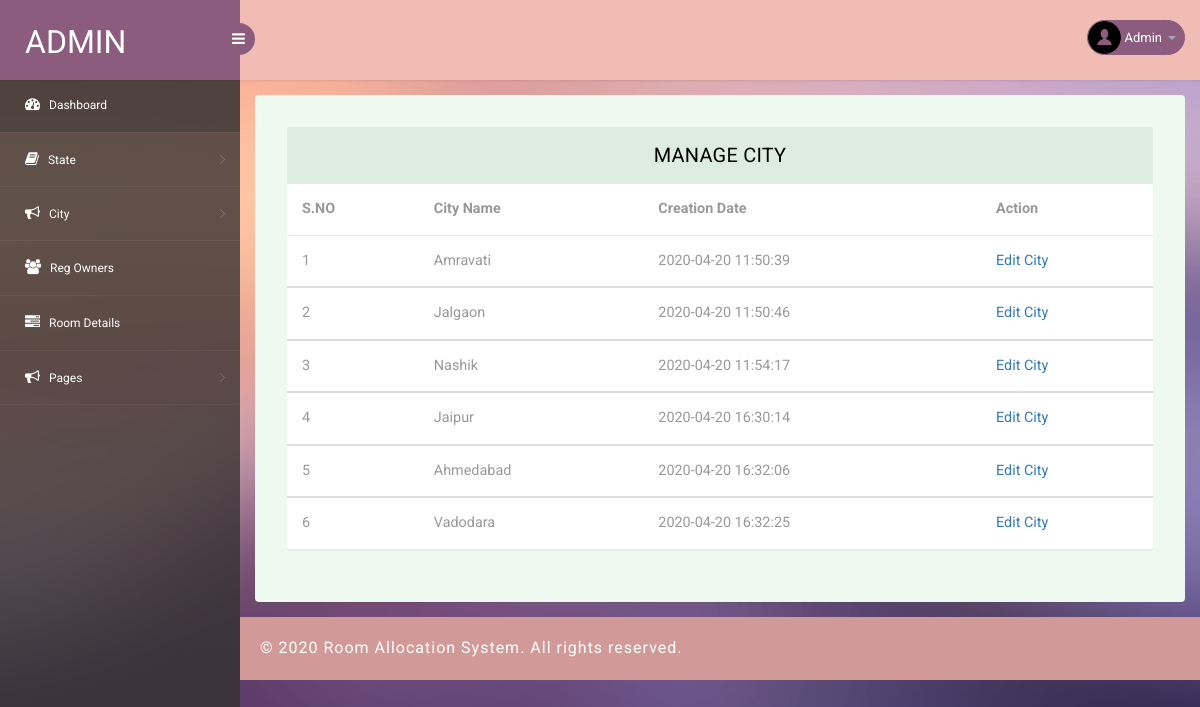
Screenshot of /admin/manage-city.php (signed in) with the database file from the repository.
### tables this page shows
CREATE TABLE `tblcity` (
  `ID` int(10) NOT NULL,
  `StateID` int(10) DEFAULT NULL,
  `City` varchar(120) DEFAULT NULL,
  `CreationDate` timestamp NULL DEFAULT CURRENT_TIMESTAMP
);

### admin/manage-city.php (the view, shortened to what this page needs)
<?php
include('includes/dbconnection.php');
if (strlen($_SESSION['pgasaid']==0)) {
  header('location:logout.php');
  } else{
?>
<!DOCTYPE html>
<head>
<link rel="stylesheet" href="css/bootstrap.min.css" >
<link href="css/style.css" rel='stylesheet' type='text/css' />
<link href="css/style-responsive.css" rel="stylesheet"/>
<link rel="stylesheet" href="css/font.css" type="text/css"/>
<link href="css/font-awesome.css" rel="stylesheet">
</head>
<body>
<section id="container">
<?php include_once('includes/header.php');?>
<?php include_once('includes/sidebar.php');?>
<section id="main-content">
	<section class="wrapper">
		<div class="table-agile-info">
 <div class="panel panel-default">
    <div class="panel-heading">
     Manage City
    </div>
    <div>
      <table class="table" ui-jq="footable" ui-options='{
        "paging": {
          "enabled": true
        },
        "filtering": {
          "enabled": true
        },
        "sorting": {
          "enabled": true
        }}'>
        <thead>
          <tr>
            <th data-breakpoints="xs">S.NO</th>
            <th>City Name</th>
            <th>Creation Date</th>
            <th data-breakpoints="xs">Action</th>
          </tr>
        </thead>
        <?php
$ret=mysqli_query($con,"select * from  tblcity");
$cnt=1;
while ($row=mysqli_fetch_array($ret)) {
?>
        <tbody>
          <tr data-expanded="true">
            <td><?php echo $cnt;?></td>
                  <td><?php  echo $row['City'];?></td>
                  <td><?php  echo $row['CreationDate'];?></td>
                  <td><a href="edit-city.php?editid=<?php echo $row['ID'];?>">Edit City</a>
                </tr>
                <?php
$cnt=$cnt+1;
}?>
 </tbody>
            </table>
    </div>
  </div>
</div>
</section>
		 <?php include_once('includes/footer.php');?>
</section>
</section>
</body>
</html>
<?php }  ?>

### admin/includes/header.php (shortened to what this page needs)
<?php
include('includes/dbconnection.php');
?>
<header class="header fixed-top clearfix">
<div class="brand">
    <a href="dashboard.php" class="logo">
        Admin
    </a>
    <div class="sidebar-toggle-box">
        <div class="fa fa-bars"></div>
    </div>
</div>
<div class="top-nav clearfix">
    <ul class="nav pull-right top-menu">
        <li class="dropdown">
            <a data-toggle="dropdown" class="dropdown-toggle" href="#">
                <?php
$adid=$_SESSION['pgasaid'];
$ret=mysqli_query($con,"select AdminName from tbladmin where ID='$adid'");
$row=mysqli_fetch_array($ret);
$name=$row['AdminName'];
?>
                <img alt="" src="images/2.png">
                <span class="username"><?php echo $name; ?></span>
                <b class="caret"></b>
            </a>
        </li>
    </ul>
</div>
</header>

### admin/css/style.css (style rules this page uses)
ul, ol { margin: 0; }
html, body { font-family: 'Roboto', sans-serif; font-size: 100%; overflow-x: hidden; background: url(../images/bg.jpg) no-repeat 0px 0px; background-size:cover; }
body a { transition: 0.5s all ease; -webkit-transition: 0.5s all ease; -moz-transition: 0.5s all ease; -o-transition: 0.5s all ease; -ms-transition: 0.5s all ease; text-decoration:none; }
ul,label { margin:0; padding:0; }
#main-content { margin-left:240px; -webkit-transition:all .3s ease-in-out; -moz-transition:all .3s ease-in-out; -o-transition:all .3s ease-in-out; transition:all .3s ease-in-out; }
.header { left:0; right:0; z-index:1002; background:rgb(240, 188, 180); -webkit-transition:all .3s ease-in-out; -moz-transition:all .3s ease-in-out; -o-transition:all .3s ease-in-out; transition:all .3s ease-in-out; }
.fixed-top { position:fixed; box-shadow:1px 0 3px rgba(0,0,0,.15); }
.wrapper { display:inline-block; margin-top:80px; padding:15px; width:100%; }
.brand { background:#8b5c7e; float:left; width:240px; height:80px; position:relative; }
a.logo { font-size:32px; color:#fff; float:left; margin:20px 0 0 25px; text-transform:uppercase; }
#top_menu .nav>li,ul.top-menu>li { float:left; }
ul.top-menu { margin-right:15px; margin-top: 0; }
ul.top-menu > li > a { color: #fff; font-size: 16px; background: #8b5c7e; padding: 4px 8px; margin-right: 15px; border-radius: 50%; -webkit-border-radius: 50%; padding-right: 8px !important; }
.top-nav { margin-top:20px; }
.top-nav img { border-radius:50%; -webkit-border-radius:50%; width:33px; }
.top-nav .username { font-size:13px; color:#fff; }
.top-nav ul.top-menu>li>a { border-radius: 100px; -webkit-border-radius: 100px; padding: 0px; background: none; margin-right: 0; border: 1px solid #8b5c7e; background: #8b5c7e; }
.top-nav ul.top-menu>li { margin-left:10px; }
.top-nav .nav .caret { border-bottom-color:#A4AABA; border-top-color:#A4AABA; }
.sidebar-toggle-box { float:left; margin-top:23px; margin-left:-15px; background:#8b5c7e; border-radius:50%; -webkit-border-radius:50%; width:32px; height:32px; position:absolute; right:-15px; }
.sidebar-toggle-box .fa-bars { cursor:pointer; display:inline-block; font-size:15px; padding:8px 8px 8px 9px; color:#fff; }
.panel-heading { position: relative; height: 57px; line-height: 57px; letter-spacing: 0.2px; color: #000; font-size: 18px; font-weight: 400; padding: 0 16px; background:#ddede0; border-top-right-radius: 2px; border-top-left-radius: 2px; text-transform: uppercase; text-align: center; }
.panel { border: none ! important; }
.table>thead>tr>th { border-bottom: 1px solid #e1ab91 ! important; }
.table>tbody>tr>td, .table>tbody>tr>th, .table>tfoot>tr>td, .table>tfoot>tr>th, .table>thead>tr>td, .table>thead>tr>th { border-bottom: 1px solid #e9e9e9 ! important; }
.table > thead > tr > th, .table > tbody > tr > th, .table > tfoot > tr > th, .table > thead > tr > td, .table > tbody > tr > td, .table > tfoot > tr > td { border-top: none !important; }
.table td, .table>tbody>tr>td, .table>tbody>tr>th, .table>tfoot>tr>td, .table>tfoot>tr>th, .table>thead>tr>td, .table>thead>tr>th { padding: 15px!important; }
.table > thead > tr > th, .table > tbody > tr > th, .table > tfoot > tr > th, .table > thead > tr > td, .table > tbody > tr > td, .table > tfoot > tr > td { font-size: 0.9em; color: #999; border-top: none !important; }
.table-agile-info { background: #eef9f0; padding: 2em; border-radius: 4px; -webkit-box-shadow: 0 1px 1px rgba(0,0,0,.05); box-shadow: 0 1px 1px rgba(0,0,0,.05); }
.panel-default>.panel-heading { color: #000000 ! important; background-color: #ddede0 ! important; border-color: #ddede0 ! important; font-size: 20px; }

### rows the page displays
tblcity: City "Amravati", CreationDate "2020-04-20 11:50:39"
tblcity: City "Jalgaon", CreationDate "2020-04-20 11:50:46"
tblcity: City "Nashik", CreationDate "2020-04-20 11:54:17"
tblcity: City "Jaipur", CreationDate "2020-04-20 16:30:14"
tblcity: City "Ahmedabad", CreationDate "2020-04-20 16:32:06"
tblcity: City "Vadodara", CreationDate "2020-04-20 16:32:25"

### other values shown
$name "Admin"
